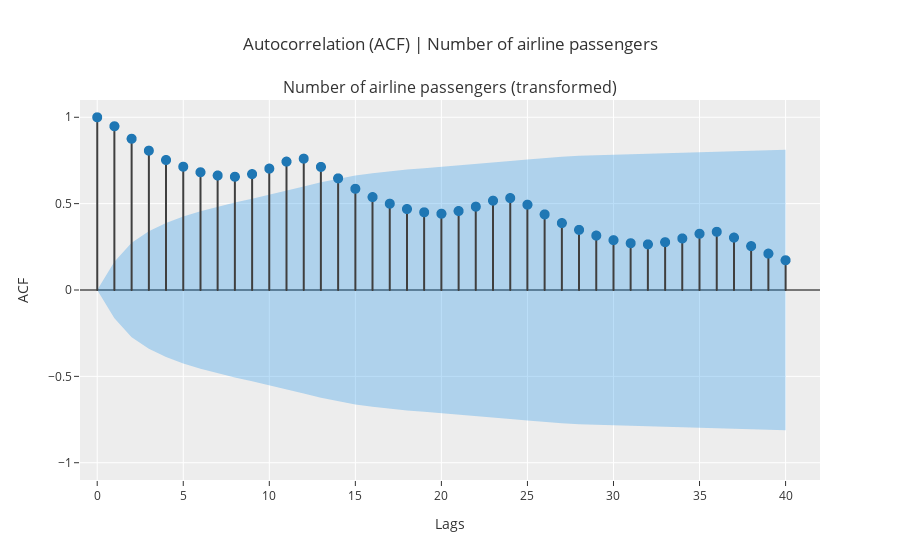

The cell this chart's notebook holds for it:
### Code cell
plot_model(plot="acf")

### Figure 1 — Plotly figure (JSON) as saved in the notebook; plotly's stock layout.template omitted (floating-point values rounded to 4 significant figures)
{"data": [{"line": {"color": "#3f3f3f"}, "marker": {"size": 10}, "mode": "lines", "name": "ACF", "showlegend": false, "type": "scattergl", "x": [0, 0], "xaxis": "x", "y": [0, 1], "yaxis": "y"}, {"line": {"color": "#3f3f3f"}, "marker": {"size": 10}, "mode": "lines", "name": "ACF", "showlegend": false, "type": "scattergl", "x": [1, 1], "xaxis": "x", "y": [0, 0.948], "yaxis": "y"}, {"line": {"color": "#3f3f3f"}, "marker": {"size": 10}, "mode": "lines", "name": "ACF", "showlegend": false, "type": "scattergl", "x": [2, 2], "xaxis": "x", "y": [0, 0.8756], "yaxis": "y"}, {"line": {"color": "#3f3f3f"}, "marker": {"size": 10}, "mode": "lines", "name": "ACF", "showlegend": false, "type": "scattergl", "x": [3, 3], "xaxis": "x", "y": [0, 0.8067], "yaxis": "y"}, {"line": {"color": "#3f3f3f"}, "marker": {"size": 10}, "mode": "lines", "name": "ACF", "showlegend": false, "type": "scattergl", "x": [4, 4], "xaxis": "x", "y": [0, 0.7526], "yaxis": "y"}, {"line": {"color": "#3f3f3f"}, "marker": {"size": 10}, "mode": "lines", "name": "ACF", "showlegend": false, "type": "scattergl", "x": [5, 5], "xaxis": "x", "y": [0, 0.7138], "yaxis": "y"}, {"line": {"color": "#3f3f3f"}, "marker": {"size": 10}, "mode": "lines", "name": "ACF", "showlegend": false, "type": "scattergl", "x": [6, 6], "xaxis": "x", "y": [0, 0.6817], "yaxis": "y"}, {"line": {"color": "#3f3f3f"}, "marker": {"size": 10}, "mode": "lines", "name": "ACF", "showlegend": false, "type": "scattergl", "x": [7, 7], "xaxis": "x", "y": [0, 0.6629], "yaxis": "y"}, {"line": {"color": "#3f3f3f"}, "marker": {"size": 10}, "mode": "lines", "name": "ACF", "showlegend": false, "type": "scattergl", "x": [8, 8], "xaxis": "x", "y": [0, 0.6556], "yaxis": "y"}, {"line": {"color": "#3f3f3f"}, "marker": {"size": 10}, "mode": "lines", "name": "ACF", "showlegend": false, "type": "scattergl", "x": [9, 9], "xaxis": "x", "y": [0, 0.6709], "yaxis": "y"}, {"line": {"color": "#3f3f3f"}, "marker": {"size": 10}, "mode": "lines", "name": "ACF", "showlegend": false, "type": "scattergl", "x": [10, 10], "xaxis": "x", "y": [0, 0.7027], "yaxis": "y"}, {"line": {"color": "#3f3f3f"}, "marker": {"size": 10}, "mode": "lines", "name": "ACF", "showlegend": false, "type": "scattergl", "x": [11, 11], "xaxis": "x", "y": [0, 0.7432], "yaxis": "y"}, {"line": {"color": "#3f3f3f"}, "marker": {"size": 10}, "mode": "lines", "name": "ACF", "showlegend": false, "type": "scattergl", "x": [12, 12], "xaxis": "x", "y": [0, 0.7604], "yaxis": "y"}, {"line": {"color": "#3f3f3f"}, "marker": {"size": 10}, "mode": "lines", "name": "ACF", "showlegend": false, "type": "scattergl", "x": [13, 13], "xaxis": "x", "y": [0, 0.7127], "yaxis": "y"}, {"line": {"color": "#3f3f3f"}, "marker": {"size": 10}, "mode": "lines", "name": "ACF", "showlegend": false, "type": "scattergl", "x": [14, 14], "xaxis": "x", "y": [0, 0.6463], "yaxis": "y"}, {"line": {"color": "#3f3f3f"}, "marker": {"size": 10}, "mode": "lines", "name": "ACF", "showlegend": false, "type": "scattergl", "x": [15, 15], "xaxis": "x", "y": [0, 0.5859], "yaxis": "y"}, {"line": {"color": "#3f3f3f"}, "marker": {"size": 10}, "mode": "lines", "name": "ACF", "showlegend": false, "type": "scattergl", "x": [16, 16], "xaxis": "x", "y": [0, 0.538], "yaxis": "y"}, {"line": {"color": "#3f3f3f"}, "marker": {"size": 10}, "mode": "lines", "name": "ACF", "showlegend": false, "type": "scattergl", "x": [17, 17], "xaxis": "x", "y": [0, 0.4997], "yaxis": "y"}, {"line": {"color": "#3f3f3f"}, "marker": {"size": 10}, "mode": "lines", "name": "ACF", "showlegend": false, "type": "scattergl", "x": [18, 18], "xaxis": "x", "y": [0, 0.4687], "yaxis": "y"}, {"line": {"color": "#3f3f3f"}, "marker": {"size": 10}, "mode": "lines", "name": "ACF", "showlegend": false, "type": "scattergl", "x": [19, 19], "xaxis": "x", "y": [0, 0.4499], "yaxis": "y"}, {"line": {"color": "#3f3f3f"}, "marker": {"size": 10}, "mode": "lines", "name": "ACF", "showlegend": false, "type": "scattergl", "x": [20, 20], "xaxis": "x", "y": [0, 0.4416], "yaxis": "y"}, {"line": {"color": "#3f3f3f"}, "marker": {"size": 10}, "mode": "lines", "name": "ACF", "showlegend": false, "type": "scattergl", "x": [21, 21], "xaxis": "x", "y": [0, 0.4572], "yaxis": "y"}, {"line": {"color": "#3f3f3f"}, "marker": {"size": 10}, "mode": "lines", "name": "ACF", "showlegend": false, "type": "scattergl", "x": [22, 22], "xaxis": "x", "y": [0, 0.4825], "yaxis": "y"}, {"line": {"color": "#3f3f3f"}, "marker": {"size": 10}, "mode": "lines", "name": "ACF", "showlegend": false, "type": "scattergl", "x": [23, 23], "xaxis": "x", "y": [0, 0.5171], "yaxis": "y"}, {"line": {"color": "#3f3f3f"}, "marker": {"size": 10}, "mode": "lines", "name": "ACF", "showlegend": false, "type": "scattergl", "x": [24, 24], "xaxis": "x", "y": [0, 0.5322], "yaxis": "y"}, {"line": {"color": "#3f3f3f"}, "marker": {"size": 10}, "mode": "lines", "name": "ACF", "showlegend": false, "type": "scattergl", "x": [25, 25], "xaxis": "x", "y": [0, 0.494], "yaxis": "y"}, {"line": {"color": "#3f3f3f"}, "marker": {"size": 10}, "mode": "lines", "name": "ACF", "showlegend": false, "type": "scattergl", "x": [26, 26], "xaxis": "x", "y": [0, 0.4377], "yaxis": "y"}, {"line": {"color": "#3f3f3f"}, "marker": {"size": 10}, "mode": "lines", "name": "ACF", "showlegend": false, "type": "scattergl", "x": [27, 27], "xaxis": "x", "y": [0, 0.3876], "yaxis": "y"}, {"line": {"color": "#3f3f3f"}, "marker": {"size": 10}, "mode": "lines", "name": "ACF", "showlegend": false, "type": "scattergl", "x": [28, 28], "xaxis": "x", "y": [0, 0.348], "yaxis": "y"}, {"line": {"color": "#3f3f3f"}, "marker": {"size": 10}, "mode": "lines", "name": "ACF", "showlegend": false, "type": "scattergl", "x": [29, 29], "xaxis": "x", "y": [0, 0.315], "yaxis": "y"}, {"line": {"color": "#3f3f3f"}, "marker": {"size": 10}, "mode": "lines", "name": "ACF", "showlegend": false, "type": "scattergl", "x": [30, 30], "xaxis": "x", "y": [0, 0.2885], "yaxis": "y"}, {"line": {"color": "#3f3f3f"}, "marker": {"size": 10}, "mode": "lines", "name": "ACF", "showlegend": false, "type": "scattergl", "x": [31, 31], "xaxis": "x", "y": [0, 0.2708], "yaxis": "y"}, {"line": {"color": "#3f3f3f"}, "marker": {"size": 10}, "mode": "lines", "name": "ACF", "showlegend": false, "type": "scattergl", "x": [32, 32], "xaxis": "x", "y": [0, 0.2643], "yaxis": "y"}, {"line": {"color": "#3f3f3f"}, "marker": {"size": 10}, "mode": "lines", "name": "ACF", "showlegend": false, "type": "scattergl", "x": [33, 33], "xaxis": "x", "y": [0, 0.2768], "yaxis": "y"}, {"line": {"color": "#3f3f3f"}, "marker": {"size": 10}, "mode": "lines", "name": "ACF", "showlegend": false, "type": "scattergl", "x": [34, 34], "xaxis": "x", "y": [0, 0.2985], "yaxis": "y"}, {"line": {"color": "#3f3f3f"}, "marker": {"size": 10}, "mode": "lines", "name": "ACF", "showlegend": false, "type": "scattergl", "x": [35, 35], "xaxis": "x", "y": [0, 0.3256], "yaxis": "y"}, {"line": {"color": "#3f3f3f"}, "marker": {"size": 10}, "mode": "lines", "name": "ACF", "showlegend": false, "type": "scattergl", "x": [36, 36], "xaxis": "x", "y": [0, 0.337], "yaxis": "y"}, {"line": {"color": "#3f3f3f"}, "marker": {"size": 10}, "mode": "lines", "name": "ACF", "showlegend": false, "type": "scattergl", "x": [37, 37], "xaxis": "x", "y": [0, 0.3033], "yaxis": "y"}, {"line": {"color": "#3f3f3f"}, "marker": {"size": 10}, "mode": "lines", "name": "ACF", "showlegend": false, "type": "scattergl", "x": [38, 38], "xaxis": "x", "y": [0, 0.254], "yaxis": "y"}, {"line": {"color": "#3f3f3f"}, "marker": {"size": 10}, "mode": "lines", "name": "ACF", "showlegend": false, "type": "scattergl", "x": [39, 39], "xaxis": "x", "y": [0, 0.2107], "yaxis": "y"}, {"line": {"color": "#3f3f3f"}, "marker": {"size": 10}, "mode": "lines", "name": "ACF", "showlegend": false, "type": "scattergl", "x": [40, 40], "xaxis": "x", "y": [0, 0.1722], "yaxis": "y"}, {"marker": {"color": "#1f77b4", "size": 10}, "mode": "markers", "name": "ACF", "showlegend": false, "type": "scattergl", "x": [0, 1, 2, 3, 4, 5, 6, 7, 8, 9, 10, 11, 12, 13, 14, 15, 16, 17, 18, 19, 20, 21, 22, 23, 24, 25, 26, 27, 28, 29, 30, 31, 32, 33, 34, 35, 36, 37, 38, 39, 40], "xaxis": "x", "y": [1, 0.948, 0.8756, 0.8067, 0.7526, 0.7138, 0.6817, 0.6629, 0.6556, 0.6709, 0.7027, 0.7432, 0.7604, 0.7127, 0.6463, 0.5859, 0.538, 0.4997, 0.4687, 0.4499, 0.4416, 0.4572, 0.4825, 0.5171, 0.5322, 0.494, 0.4377, 0.3876, 0.348, 0.315, 0.2885, 0.2708, 0.2643, 0.2768, 0.2985, 0.3256, 0.337, 0.3033, 0.254, 0.2107, 0.1722], "yaxis": "y"}, {"line": {"color": "rgba(255,255,255,0)"}, "marker": {"size": 10}, "mode": "lines", "name": "UC", "showlegend": false, "type": "scatter", "x": [0, 1, 2, 3, 4, 5, 6, 7, 8, 9, 10, 11, 12, 13, 14, 15, 16, 17, 18, 19, 20, 21, 22, 23, 24, 25, 26, 27, 28, 29, 30, 31, 32, 33, 34, 35, 36, 37, 38, 39, 40], "xaxis": "x", "y": [0, 0.1633, 0.2732, 0.3399, 0.3876, 0.4248, 0.4557, 0.4821, 0.5059, 0.528, 0.5503, 0.5738, 0.5989, 0.6241, 0.6455, 0.6625, 0.6762, 0.6875, 0.6971, 0.7055, 0.7131, 0.7204, 0.7281, 0.7365, 0.7462, 0.7562, 0.7648, 0.7714, 0.7766, 0.7808, 0.7841, 0.787, 0.7895, 0.7918, 0.7944, 0.7974, 0.8009, 0.8047, 0.8077, 0.8099, 0.8113], "yaxis": "y"}, {"fill": "tonexty", "fillcolor": "rgba(32, 146, 230,0.3)", "line": {"color": "rgba(255,255,255,0)"}, "marker": {"size": 10}, "mode": "lines", "name": "LC", "showlegend": false, "type": "scatter", "x": [0, 1, 2, 3, 4, 5, 6, 7, 8, 9, 10, 11, 12, 13, 14, 15, 16, 17, 18, 19, 20, 21, 22, 23, 24, 25, 26, 27, 28, 29, 30, 31, 32, 33, 34, 35, 36, 37, 38, 39, 40], "xaxis": "x", "y": [0, -0.1633, -0.2732, -0.3399, -0.3876, -0.4248, -0.4557, -0.4821, -0.5059, -0.528, -0.5503, -0.5738, -0.5989, -0.6241, -0.6455, -0.6625, -0.6762, -0.6875, -0.6971, -0.7055, -0.7131, -0.7204, -0.7281, -0.7365, -0.7462, -0.7562, -0.7648, -0.7714, -0.7766, -0.7808, -0.7841, -0.787, -0.7895, -0.7918, -0.7944, -0.7974, -0.8009, -0.8047, -0.8077, -0.8099, -0.8113], "yaxis": "y"}], "layout": {"annotations": [{"font": {"size": 16}, "showarrow": false, "text": "Number of airline passengers (transformed)", "x": 0.5, "xanchor": "center", "xref": "paper", "y": 1, "yanchor": "bottom", "yref": "paper"}], "showlegend": false, "title": {"text": "Autocorrelation (ACF) | Number of airline passengers"}, "xaxis": {"anchor": "y", "domain": [0, 1], "range": [-1, 42], "title": {"text": "Lags"}}, "yaxis": {"anchor": "x", "domain": [0, 1], "range": [-1.1, 1.1], "title": {"text": "ACF"}, "zerolinecolor": "#000000"}}}
